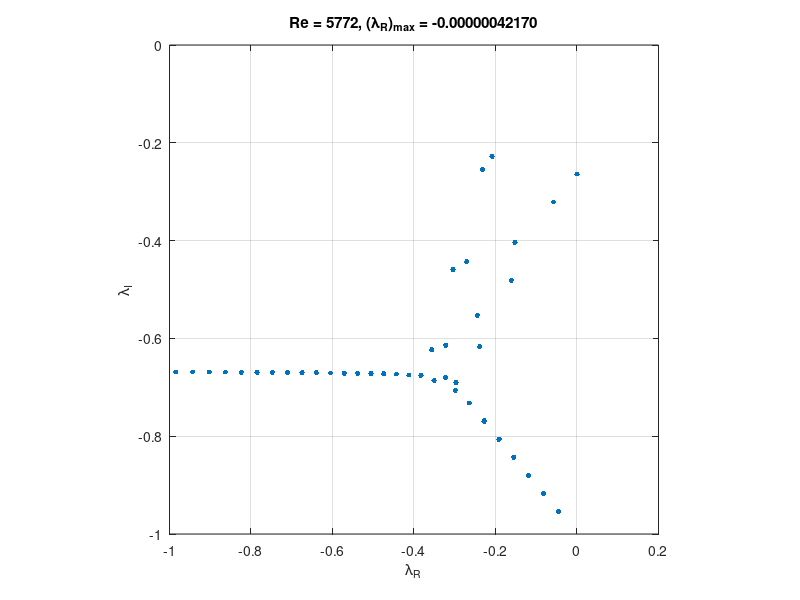
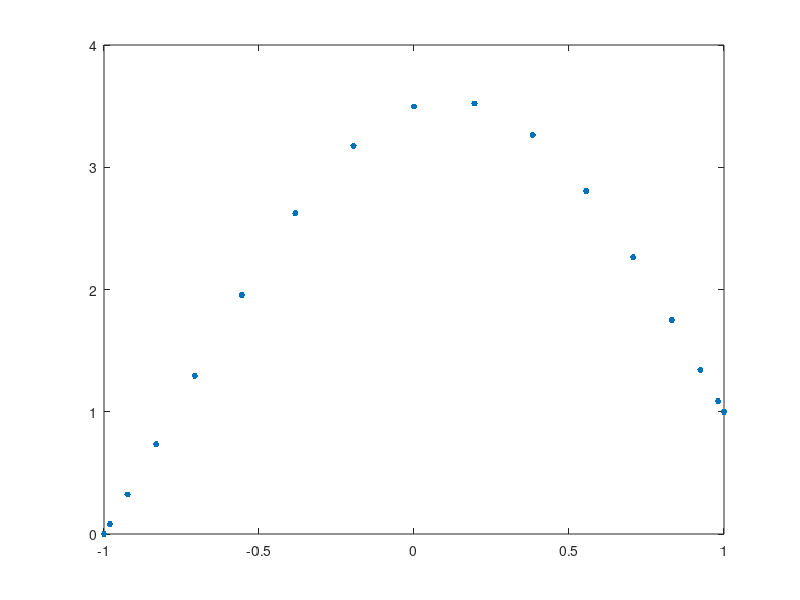

Reproduce these figures in MATLAB, in order. (Note: this script raises an error after producing the figures.)
clc;
clear;

Re = 5772;
N = 100;
alpha = 1.02;

% Схема Чебышева
x = cos(pi * (0 : N) / N)'; 
c = [2; ones(N - 1, 1); 2] .* (-1) .^ (0 : N)';
X = repmat(x, 1, N + 1);
dX = X - X';                  
D  = (c * (1 ./ c)') ./ (dX + (eye(N + 1)));    
D  = D - diag(sum(D.'));        

I = eye(N + 1);
A = (D ^ 4 - 2 * D ^ 2 * alpha ^ 2 + I * alpha ^ 4) / (Re * alpha) - 2i * I - 1i * diag(1 - x(1 : N + 1) .^ 2) * (D ^ 2 - I * alpha ^ 2);
B = (D ^ 2 - I * alpha ^ 2);
A(N + 1, :) = 0;
A(N, :) = D(N + 1, :);
A(1, :) = 0;
A(2, :) = D(1, :);
A(1, 1) = 1;
A(N + 1,N + 1) = 1;
B(N + 1, :) = 0;
B(N, :) = 0;
B(1, :) = 0;
B(2, :) = 0;
eigen_values = eig(A, B);
eigen_values = eigen_values(3 : N - 2, 1);

figure(1)
plot(eigen_values, '.', 'markersize', 12);
grid on;
axis([-1 0.2 -1 0]);
axis square;
xlabel('\lambda_R');
ylabel('\lambda_I');
title(['Re = '   num2str(Re) ', (\lambda_R)_{max} = ' num2str(max(real(eigen_values)),'%15.11f')]), drawnow

N = 16;

y = cos(pi * (0 : N) / N)'; 
c = [2; ones(N - 1, 1); 2] .* (-1) .^ (0 : N)';
Y = repmat(y, 1, N + 1);
dY = Y - Y';                  
D  = (c * (1 ./ c)') ./ (dY + (eye(N + 1)));    
D  = D - diag(sum(D.'));     

I = eye(N + 1);
A = D ^ 2 + I * pi;
A(N + 1, :) = 0;             
A(1, :) = 0;
A(1, 1) = 1;
A(N + 1, N + 1) = 1;
C(1 : N + 1) = pi * diag(I);
C(1) = 1;
C(N + 1) = 0;
u = A \ C';
  
figure(2)
plot(y, u, '.', 'markersize', 14)
hold on;

syms u(y) 
eqation = diff(u, y, 2) == - pi * u + pi;
condition = [u(-1) == 0, u(1) == 1];
u_exact(y) = dsolve(eqation, condition);

fplot(u_exact, [-1 1]);
xlabel('y');
ylabel('u');
title(texlabel('u" + pi*u = pi'));
legend('Chebyshev' ,'Exact');




